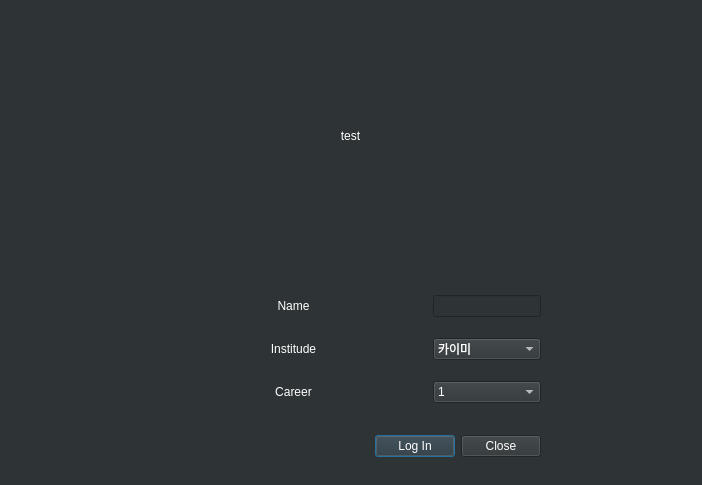
<?xml version="1.0" encoding="UTF-8"?>
<ui version="4.0">
 <class>Dialog</class>
 <widget class="QDialog" name="Dialog">
  <property name="geometry">
   <rect>
    <x>0</x>
    <y>0</y>
    <width>702</width>
    <height>485</height>
   </rect>
  </property>
  <property name="windowTitle">
   <string>Dialog</string>
  </property>
  <property name="styleSheet">
   <string notr="true">background-color:rgb(46,52,54);
color:white;</string>
  </property>
  <widget class="QWidget" name="layoutWidget">
   <property name="geometry">
    <rect>
     <x>160</x>
     <y>430</y>
     <width>381</width>
     <height>33</height>
    </rect>
   </property>
   <layout class="QHBoxLayout">
    <property name="spacing">
     <number>6</number>
    </property>
    <property name="margin" stdset="0">
     <number>0</number>
    </property>
    <item>
     <spacer>
      <property name="orientation">
       <enum>Qt::Orientation::Horizontal</enum>
      </property>
      <property name="sizeHint" stdset="0">
       <size>
        <width>131</width>
        <height>31</height>
       </size>
      </property>
     </spacer>
    </item>
    <item>
     <widget class="QPushButton" name="btn_login">
      <property name="text">
       <string>Log In</string>
      </property>
     </widget>
    </item>
    <item>
     <widget class="QPushButton" name="btn_close">
      <property name="text">
       <string>Close</string>
      </property>
     </widget>
    </item>
   </layout>
  </widget>
  <widget class="QWidget" name="gridLayoutWidget">
   <property name="geometry">
    <rect>
     <x>160</x>
     <y>280</y>
     <width>381</width>
     <height>141</height>
    </rect>
   </property>
   <layout class="QGridLayout" name="gridLayout">
    <item row="0" column="1">
     <widget class="QLineEdit" name="line_name">
      <property name="sizePolicy">
       <sizepolicy hsizetype="Minimum" vsizetype="Fixed">
        <horstretch>0</horstretch>
        <verstretch>0</verstretch>
       </sizepolicy>
      </property>
     </widget>
    </item>
    <item row="1" column="0">
     <widget class="QLabel" name="lbl_institude">
      <property name="text">
       <string>Institude</string>
      </property>
      <property name="alignment">
       <set>Qt::AlignmentFlag::AlignCenter</set>
      </property>
     </widget>
    </item>
    <item row="2" column="0">
     <widget class="QLabel" name="lbl_career">
      <property name="text">
       <string>Career</string>
      </property>
      <property name="alignment">
       <set>Qt::AlignmentFlag::AlignCenter</set>
      </property>
     </widget>
    </item>
    <item row="0" column="0">
     <widget class="QLabel" name="lbl_name">
      <property name="sizePolicy">
       <sizepolicy hsizetype="MinimumExpanding" vsizetype="Preferred">
        <horstretch>0</horstretch>
        <verstretch>0</verstretch>
       </sizepolicy>
      </property>
      <property name="text">
       <string>Name</string>
      </property>
      <property name="alignment">
       <set>Qt::AlignmentFlag::AlignCenter</set>
      </property>
     </widget>
    </item>
    <item row="1" column="1">
     <widget class="QComboBox" name="cb_institude">
      <item>
       <property name="text">
        <string>카이미</string>
       </property>
      </item>
      <item>
       <property name="text">
        <string>길병원</string>
       </property>
      </item>
      <item>
       <property name="text">
        <string>고대 안산</string>
       </property>
      </item>
      <item>
       <property name="text">
        <string>서울대병원</string>
       </property>
      </item>
      <item>
       <property name="text">
        <string>인하대병원</string>
       </property>
      </item>
     </widget>
    </item>
    <item row="2" column="1">
     <widget class="QComboBox" name="cb_career">
      <item>
       <property name="text">
        <string>1</string>
       </property>
      </item>
      <item>
       <property name="text">
        <string>2</string>
       </property>
      </item>
      <item>
       <property name="text">
        <string>3</string>
       </property>
      </item>
      <item>
       <property name="text">
        <string>4</string>
       </property>
      </item>
      <item>
       <property name="text">
        <string>5</string>
       </property>
      </item>
      <item>
       <property name="text">
        <string>6</string>
       </property>
      </item>
      <item>
       <property name="text">
        <string>7</string>
       </property>
      </item>
      <item>
       <property name="text">
        <string>8</string>
       </property>
      </item>
      <item>
       <property name="text">
        <string>9</string>
       </property>
      </item>
      <item>
       <property name="text">
        <string>10</string>
       </property>
      </item>
      <item>
       <property name="text">
        <string>11</string>
       </property>
      </item>
      <item>
       <property name="text">
        <string>12</string>
       </property>
      </item>
      <item>
       <property name="text">
        <string>13</string>
       </property>
      </item>
      <item>
       <property name="text">
        <string>14</string>
       </property>
      </item>
      <item>
       <property name="text">
        <string>15</string>
       </property>
      </item>
      <item>
       <property name="text">
        <string>16</string>
       </property>
      </item>
      <item>
       <property name="text">
        <string>17</string>
       </property>
      </item>
      <item>
       <property name="text">
        <string>18</string>
       </property>
      </item>
      <item>
       <property name="text">
        <string>19</string>
       </property>
      </item>
      <item>
       <property name="text">
        <string>20</string>
       </property>
      </item>
      <item>
       <property name="text">
        <string>21</string>
       </property>
      </item>
      <item>
       <property name="text">
        <string>22</string>
       </property>
      </item>
      <item>
       <property name="text">
        <string>23</string>
       </property>
      </item>
      <item>
       <property name="text">
        <string>24</string>
       </property>
      </item>
      <item>
       <property name="text">
        <string>25</string>
       </property>
      </item>
     </widget>
    </item>
   </layout>
  </widget>
  <widget class="QWidget" name="horizontalLayoutWidget">
   <property name="geometry">
    <rect>
     <x>10</x>
     <y>30</y>
     <width>681</width>
     <height>211</height>
    </rect>
   </property>
   <layout class="QHBoxLayout" name="horizontalLayout">
    <item>
     <spacer name="horizontalSpacer">
      <property name="orientation">
       <enum>Qt::Orientation::Horizontal</enum>
      </property>
      <property name="sizeHint" stdset="0">
       <size>
        <width>40</width>
        <height>20</height>
       </size>
      </property>
     </spacer>
    </item>
    <item>
     <widget class="QLabel" name="lbl_logo">
      <property name="text">
       <string>test</string>
      </property>
      <property name="alignment">
       <set>Qt::AlignmentFlag::AlignCenter</set>
      </property>
     </widget>
    </item>
    <item>
     <spacer name="horizontalSpacer_2">
      <property name="orientation">
       <enum>Qt::Orientation::Horizontal</enum>
      </property>
      <property name="sizeHint" stdset="0">
       <size>
        <width>40</width>
        <height>20</height>
       </size>
      </property>
     </spacer>
    </item>
   </layout>
  </widget>
 </widget>
 <resources/>
 <connections>
  <connection>
   <sender>btn_login</sender>
   <signal>clicked()</signal>
   <receiver>Dialog</receiver>
   <slot>accept()</slot>
   <hints>
    <hint type="sourcelabel">
     <x>278</x>
     <y>253</y>
    </hint>
    <hint type="destinationlabel">
     <x>96</x>
     <y>254</y>
    </hint>
   </hints>
  </connection>
  <connection>
   <sender>btn_close</sender>
   <signal>clicked()</signal>
   <receiver>Dialog</receiver>
   <slot>reject()</slot>
   <hints>
    <hint type="sourcelabel">
     <x>369</x>
     <y>253</y>
    </hint>
    <hint type="destinationlabel">
     <x>179</x>
     <y>282</y>
    </hint>
   </hints>
  </connection>
 </connections>
</ui>
